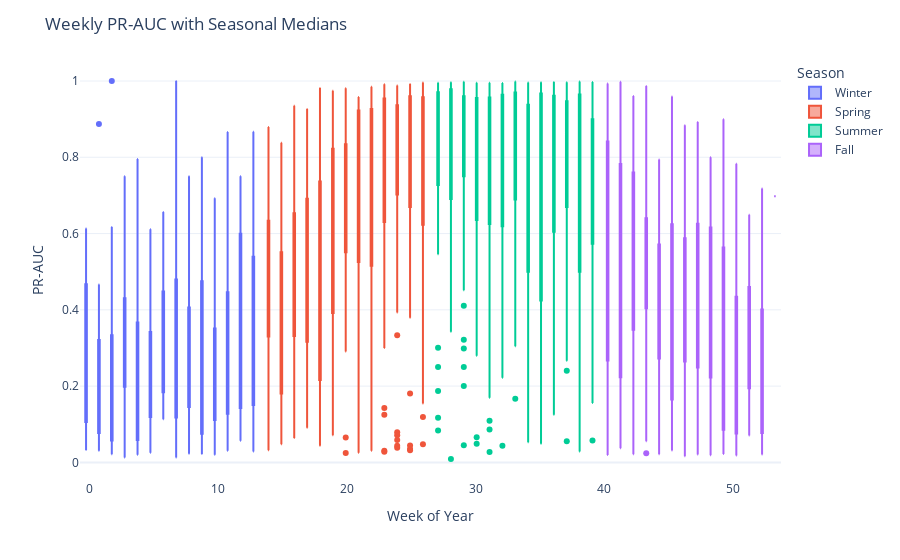

The notebook cell saved with this chart:
### Code cell
import plotly.express as px
import pandas as pd


# First, assign seasons based on week number
def week_to_season(week):
    if 0 <= week <= 13:
        return "Winter"
    elif 14 <= week <= 26:
        return "Spring"
    elif 27 <= week <= 39:
        return "Summer"
    elif 40 <= week <= 53:
        return "Fall"
    else:
        return "Unknown"


weekly_metrics["Season"] = weekly_metrics["WEEK_"].apply(week_to_season)

# Compute seasonal medians
season_medians = weekly_metrics.groupby("Season")["PR_AUC"].median().reset_index()

# Boxplot with seasonal median lines
fig = px.box(weekly_metrics, x="WEEK_", y="PR_AUC", color="Season")  # , points='all')

# # Add median lines per season
# for _, row in season_medians.iterrows():
#     fig.add_hline(
#         y=row['PR_AUC'],
#         line_dash='dash',
#         line_color='black',
#         annotation_text=f"{row['Season']} median",
#         annotation_position="top left"
#     )

fig.update_layout(
    title="Weekly PR-AUC with Seasonal Medians",
    xaxis_title="Week of Year",
    yaxis_title="PR-AUC",
    template="plotly_white",
)


fig.show()

### Figure 1 — Plotly figure (JSON) as saved in the notebook; plotly's stock layout.template omitted (floating-point values rounded to 4 significant figures; data arrays with more than 128 entries replaced by an {"elided": "..."} marker saying what was removed)
{"data": [{"alignmentgroup": "True", "hovertemplate": "Season=Winter<br>WEEK_=%{x}<br>PR_AUC=%{y}<extra></extra>", "legendgroup": "Winter", "marker": {"color": "#636efa"}, "name": "Winter", "notched": false, "offsetgroup": "Winter", "orientation": "v", "showlegend": true, "type": "box", "x": {"elided": "357 int values"}, "x0": " ", "xaxis": "x", "y": {"elided": "357 float values"}, "y0": " ", "yaxis": "y"}, {"alignmentgroup": "True", "hovertemplate": "Season=Spring<br>WEEK_=%{x}<br>PR_AUC=%{y}<extra></extra>", "legendgroup": "Spring", "marker": {"color": "#EF553B"}, "name": "Spring", "notched": false, "offsetgroup": "Spring", "orientation": "v", "showlegend": true, "type": "box", "x": {"elided": "502 int values"}, "x0": " ", "xaxis": "x", "y": {"elided": "502 float values"}, "y0": " ", "yaxis": "y"}, {"alignmentgroup": "True", "hovertemplate": "Season=Summer<br>WEEK_=%{x}<br>PR_AUC=%{y}<extra></extra>", "legendgroup": "Summer", "marker": {"color": "#00cc96"}, "name": "Summer", "notched": false, "offsetgroup": "Summer", "orientation": "v", "showlegend": true, "type": "box", "x": {"elided": "591 int values"}, "x0": " ", "xaxis": "x", "y": {"elided": "591 float values"}, "y0": " ", "yaxis": "y"}, {"alignmentgroup": "True", "hovertemplate": "Season=Fall<br>WEEK_=%{x}<br>PR_AUC=%{y}<extra></extra>", "legendgroup": "Fall", "marker": {"color": "#ab63fa"}, "name": "Fall", "notched": false, "offsetgroup": "Fall", "orientation": "v", "showlegend": true, "type": "box", "x": {"elided": "410 int values"}, "x0": " ", "xaxis": "x", "y": {"elided": "410 float values"}, "y0": " ", "yaxis": "y"}], "layout": {"boxmode": "group", "legend": {"title": {"text": "Season"}, "tracegroupgap": 0}, "margin": {"t": 60}, "title": {"text": "Weekly PR-AUC with Seasonal Medians"}, "xaxis": {"anchor": "y", "domain": [0, 1], "title": {"text": "Week of Year"}}, "yaxis": {"anchor": "x", "domain": [0, 1], "title": {"text": "PR-AUC"}}}}
